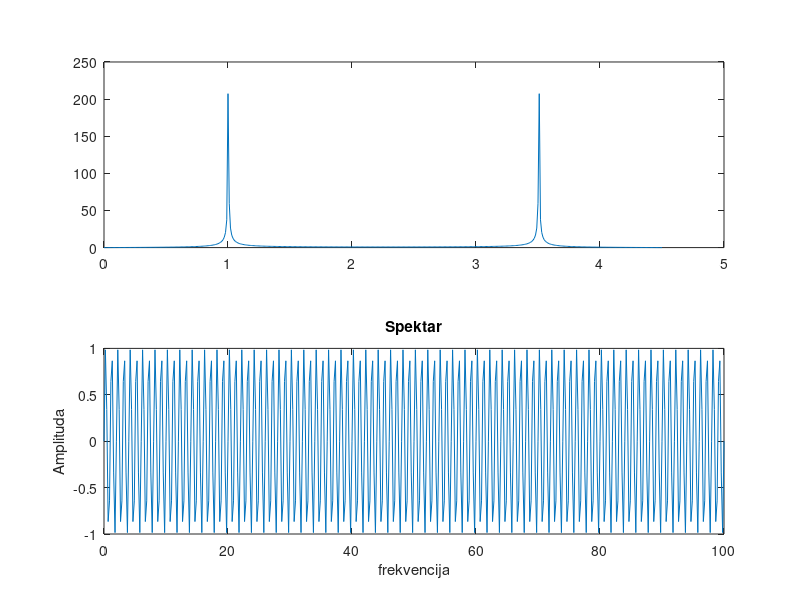
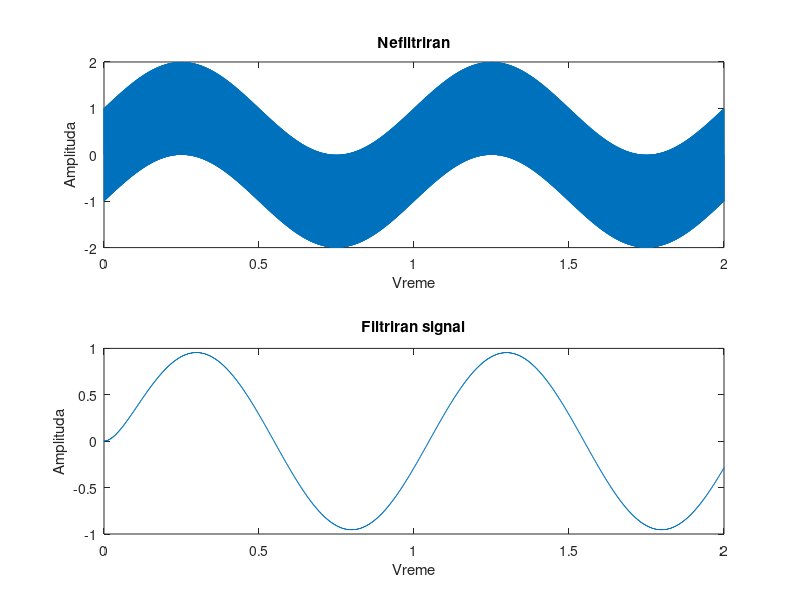
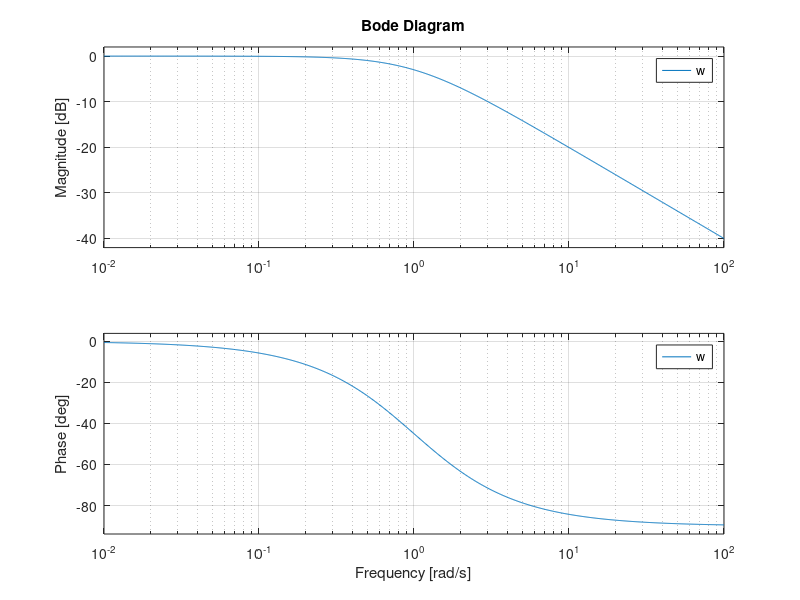

The MATLAB script that drew these images, in order:
%%
clear variables
close all

f1 = 1;
f2 = 1001;%kad stavimo 1000 poklapaju se spektri pa ne videimo
Fod=4.5;
T=1/Fod;
t=0:T:100;

x= sin(2*pi*f1*t);


spektar1 = abs(fft(x));

frequency_array = linspace(0,Fod, length(x));

figure(1);
subplot(2, 1, 1);
plot(frequency_array,spektar1);
subplot(2,1,2);
plot(t,x);
title('Spektar');
xlabel('frekvencija');
ylabel('Amplituda');

%%
%Zadatak 2.
clear variables
close all


Fod=4000;
T2=1/Fod;
f1 = 1;
f2 = 1000;

t=0:T2:2;
x= sin(2*pi*f1*t)+sin(2*pi*f2*t);

t_max = length(x) * T2;


s = tf('s');
wg =20;%tacka prelamanja ampl dijagrama
%w=100/(s/wg+10)^2    Filter koji 100% radi kako treba ali zbog jed resavanja dalje w2 smo izabrali
w2 = 1/(s/wg+1);

t_array = linspace(0,t_max, length(x));
x2 = lsim(w2,x, t_array);

frequency_array = linspace(0,Fod, length(x));

figure(2);
subplot(2, 1, 1);
plot(t, x)
title('Nefiltriran');
xlabel('Vreme');
ylabel('Amplituda');
subplot(2,1,2);
plot(t,x2)
title('Filtriran signal');
xlabel('Vreme');
ylabel('Amplituda');

%%
%Zadatak 3.
s=tf('s');
w=1/(s+1);
figure(3);
bode(w);
T=0.25;
b=-0.79;
a=0,21;
